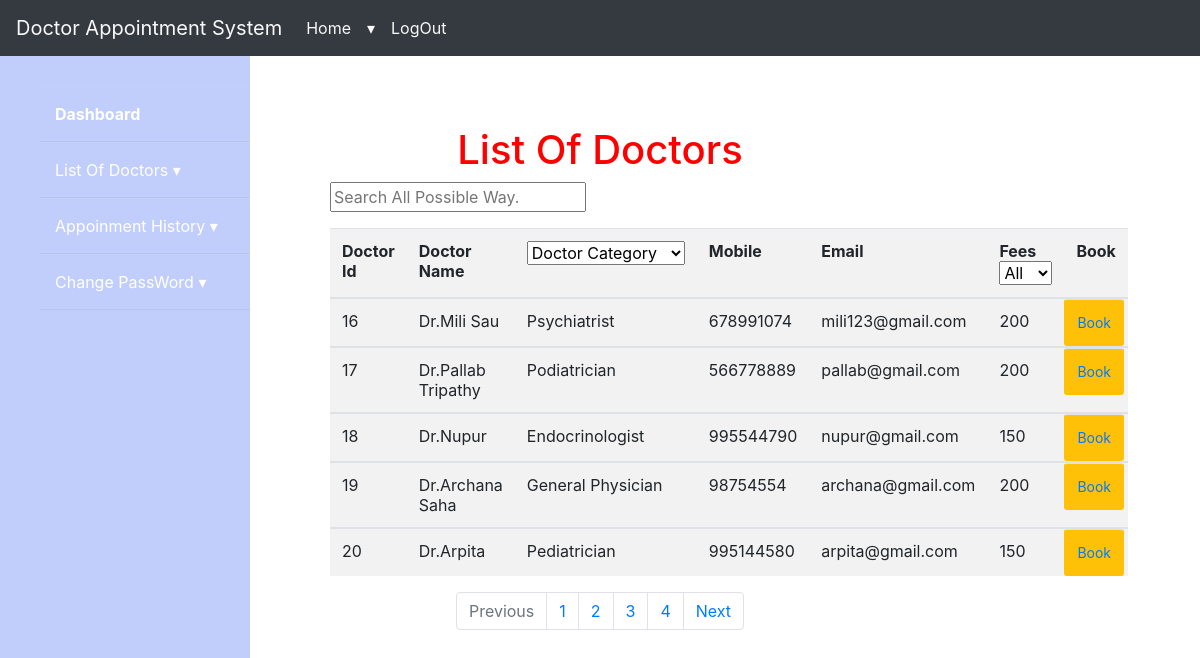
Page /doctor.php?page=4 on the committed database.
### tables this page shows
CREATE TABLE `doctor` (
  `id` int(50) NOT NULL,
  `dname` varchar(50) NOT NULL,
  `dcategory` varchar(50) NOT NULL,
  `dphone` int(50) NOT NULL,
  `demail` varchar(50) NOT NULL,
  `dfees` int(50) NOT NULL
);

### doctor.php (the view, shortened to what this page needs)
<?php
require_once 'user.php';
$limit=5;
if(isset($_GET['page'])){
  $page=$_GET['page'];
}else{
  $page=1;
}
$offset=($page-1)*$limit;
$sql="SELECT * from doctor LIMIT {$offset},{$limit}";
$result=mysqli_query($conn,$sql) or die("query failed");
?>
<head>
</head>
	<h1 style="color:red" align="center">List Of Doctors</h1>
	<div class="marginn">
	<div class="form-group">
   <input id="myInput" type="text" placeholder="Search All Possible Way." onkeyup="myFunction()">
 </div>
</div>
<div class="marginn">
	<table class="table table-striped w-auto"  style="width: 90px; height: 70px"  class="container" class="table">
        <div  align="center">
          <tr>
           <th>Doctor Id</th>
           <th>Doctor Name</th>
           <th id="filters">
      <select name="fetchval" id="fetchval">
        <option>Doctor Category</option>
      </select>
    </th>
            <th>Mobile</th>
             <th>Email</th>
      <th>Fees
            <select id="filter">
                <option value="all" name="" >All </option>
            </select>
        </th>
         <th>Book</th>
       </tr>
     </div>
   <?php
while($sql_fetch=mysqli_fetch_assoc($result)) { ?>
 <tbody id="myTable" id="table">
	<tr scope="row">
		<td><?php echo $sql_fetch['id'] ?></td>
		<td><?php echo $sql_fetch['dname'] ?></td>
		<td id="mytable"><?php echo $sql_fetch['dcategory'] ?></td>
		<td><?php echo $sql_fetch['dphone'] ?></td>
		<td><?php echo $sql_fetch['demail'] ?></td>
		<td><?php echo $sql_fetch['dfees'] ?></td>
		<td class="btn btn-sm btn-warning"><a href="index1.php?ep=<?php echo $sql_fetch['id'] ?>">Book </a></td>
		</tr>
	</tbody>
<?php } ?>
</table>
</div>
<?php
$sql1=mysqli_query($conn,"SELECT * from doctor");
if(mysqli_num_rows($sql1)>0){
	$total_records=mysqli_num_rows($sql1);
	$limit=5;
	$total_page=ceil($total_records/$limit);
    echo '<nav aria-label="Page navigation example">';
	echo '<ul class="pagination justify-content-center">';
	echo '<li class="page-item disabled">';
	echo '<a class="page-link" href="#" tabindex="-1">Previous</a>';
	echo '</li>';
     for($n=1;$n<=$total_page;$n++){
     echo '<li class="page-item"><a class="page-link" href="doctor.php?page='.$n.'">'.$n.'</a></li>';
	}
	echo '<li class="page-item">';
	echo '<a class="page-link" href="#">Next</a>';
	echo '</li>';
	echo '</ul>';
	echo '</nav>';
}
?>

### doctor.php (style rules this page uses)
.marginn { margin-left: 330px; margin-right: 30px; }

### rows in the picture
doctor: id "16", dname "Dr.Mili Sau", dcategory "Psychiatrist", dphone "678991074", demail "mili123@gmail.com", dfees "200"
doctor: id "17", dname "Dr.Pallab Tripathy", dcategory "Podiatrician", dphone "566778889", demail "pallab@gmail.com", dfees "200"
doctor: id "18", dname "Dr.Nupur", dcategory "Endocrinologist", dphone "995544790", demail "nupur@gmail.com", dfees "150"
doctor: id "19", dname "Dr.Archana Saha", dcategory "General Physician", dphone "98754554", demail "archana@gmail.com", dfees "200"
doctor: id "20", dname "Dr.Arpita", dcategory "Pediatrician", dphone "995144580", demail "arpita@gmail.com", dfees "150"
